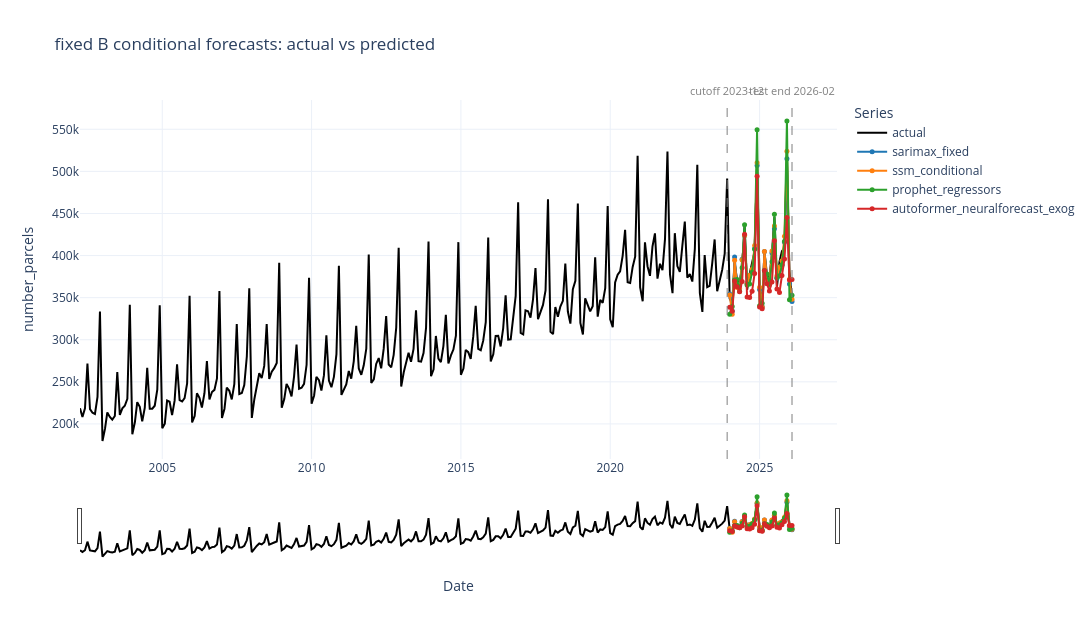

Notebook code cell kept with this figure:
### Markdown cell above
## 5. fixed B Conditional

Included series: actual, SARIMAX, SSM, Prophet regressors, and Autoformer NeuralForecast exog.

No prediction CSV exists for `sarimax_grid_best`, so this figure uses fixed-order `sarimax_fixed` from `fixed_b_sarimax.csv` as the available substitute.

These are conditional forecasts because test-period exogenous dummies are treated as known. They should be interpreted separately from the unconditional forecasts.

### Code cell
fixed_b_conditional_frames = [
    model_frame("fixed_b_sarimax", "sarimax", "sarimax_fixed"),
    model_frame("fixed_b_ssm", "ssm", "ssm_conditional"),
    model_frame("fixed_b_prophet_regressors", "prophet_regressors", "prophet_regressors"),
    model_frame("fixed_b_autoformer_neuralforecast_exog", "autoformer_neuralforecast_exog", "autoformer_neuralforecast_exog"),
]

fig_fixed_b_conditional = make_plot(
    "fixed B conditional forecasts: actual vs predicted",
    fixed_b_conditional_frames,
    HTML_DIR / "fixed_b_conditional_forecasts.html",
)
fig_fixed_b_conditional.show()

### Figure 1 — Plotly figure (JSON) as saved in the notebook; plotly's stock layout.template omitted (floating-point values rounded to 4 significant figures; data arrays with more than 128 entries replaced by an {"elided": "..."} marker saying what was removed)
{"data": [{"hovertemplate": "date=%{x|%Y-%m}<br>actual=%{y:,.0f}<br>model=actual<extra></extra>", "line": {"color": "black", "width": 2}, "mode": "lines", "name": "actual", "type": "scatter", "x": {"elided": "287 str values"}, "y": {"elided": "287 int values"}}, {"customdata": [["sarimax_fixed", 348700.0, 1], ["sarimax_fixed", 344200.0, 2], ["sarimax_fixed", 392100.0, 3], ["sarimax_fixed", 369900.0, 4], ["sarimax_fixed", 369000.0, 5], ["sarimax_fixed", 385200.0, 6], ["sarimax_fixed", 435900.0, 7], ["sarimax_fixed", 359200.0, 8], ["sarimax_fixed", 378200.0, 9], ["sarimax_fixed", 391900.0, 10], ["sarimax_fixed", 405100.0, 11], ["sarimax_fixed", 510900.0, 12], ["sarimax_fixed", 364000.0, 13], ["sarimax_fixed", 339700.0, 14], ["sarimax_fixed", 405100.0, 15], ["sarimax_fixed", 376900.0, 16], ["sarimax_fixed", 373500.0, 17], ["sarimax_fixed", 402800.0, 18], ["sarimax_fixed", 445800.0, 19], ["sarimax_fixed", 362600.0, 20], ["sarimax_fixed", 392700.0, 21], ["sarimax_fixed", 405200.0, 22], ["sarimax_fixed", 409300.0, 23], ["sarimax_fixed", 510400.0, 24], ["sarimax_fixed", 381000.0, 25], ["sarimax_fixed", 349800.0, 26]], "hovertemplate": "date=%{x|%Y-%m}<br>predicted=%{y:,.0f}<br>actual=%{customdata[1]:,.0f}<br>horizon=%{customdata[2]}<br>model=%{customdata[0]}<extra></extra>", "line": {"color": "#1f77b4", "width": 2}, "marker": {"size": 5}, "mode": "lines+markers", "name": "sarimax_fixed", "type": "scatter", "x": ["2024-01-01T00:00:00.000000000", "2024-02-01T00:00:00.000000000", "2024-03-01T00:00:00.000000000", "2024-04-01T00:00:00.000000000", "2024-05-01T00:00:00.000000000", "2024-06-01T00:00:00.000000000", "2024-07-01T00:00:00.000000000", "2024-08-01T00:00:00.000000000", "2024-09-01T00:00:00.000000000", "2024-10-01T00:00:00.000000000", "2024-11-01T00:00:00.000000000", "2024-12-01T00:00:00.000000000", "2025-01-01T00:00:00.000000000", "2025-02-01T00:00:00.000000000", "2025-03-01T00:00:00.000000000", "2025-04-01T00:00:00.000000000", "2025-05-01T00:00:00.000000000", "2025-06-01T00:00:00.000000000", "2025-07-01T00:00:00.000000000", "2025-08-01T00:00:00.000000000", "2025-09-01T00:00:00.000000000", "2025-10-01T00:00:00.000000000", "2025-11-01T00:00:00.000000000", "2025-12-01T00:00:00.000000000", "2026-01-01T00:00:00.000000000", "2026-02-01T00:00:00.000000000"], "y": [354200.0, 334000.0, 398200.0, 366100.0, 362900.0, 395500.0, 423900.0, 367100.0, 376400.0, 380100.0, 408400.0, 507100.0, 359700.0, 339300.0, 405000.0, 371400.0, 368900.0, 403000.0, 432000.0, 373200.0, 383200.0, 388500.0, 415900.0, 515100.0, 366300.0, 345600.0]}, {"customdata": [["ssm_conditional", 348700.0, 1], ["ssm_conditional", 344200.0, 2], ["ssm_conditional", 392100.0, 3], ["ssm_conditional", 369900.0, 4], ["ssm_conditional", 369000.0, 5], ["ssm_conditional", 385200.0, 6], ["ssm_conditional", 435900.0, 7], ["ssm_conditional", 359200.0, 8], ["ssm_conditional", 378200.0, 9], ["ssm_conditional", 391900.0, 10], ["ssm_conditional", 405100.0, 11], ["ssm_conditional", 510900.0, 12], ["ssm_conditional", 364000.0, 13], ["ssm_conditional", 339700.0, 14], ["ssm_conditional", 405100.0, 15], ["ssm_conditional", 376900.0, 16], ["ssm_conditional", 373500.0, 17], ["ssm_conditional", 402800.0, 18], ["ssm_conditional", 445800.0, 19], ["ssm_conditional", 362600.0, 20], ["ssm_conditional", 392700.0, 21], ["ssm_conditional", 405200.0, 22], ["ssm_conditional", 409300.0, 23], ["ssm_conditional", 510400.0, 24], ["ssm_conditional", 381000.0, 25], ["ssm_conditional", 349800.0, 26]], "hovertemplate": "date=%{x|%Y-%m}<br>predicted=%{y:,.0f}<br>actual=%{customdata[1]:,.0f}<br>horizon=%{customdata[2]}<br>model=%{customdata[0]}<extra></extra>", "line": {"color": "#ff7f0e", "width": 2}, "marker": {"size": 5}, "mode": "lines+markers", "name": "ssm_conditional", "type": "scatter", "x": ["2024-01-01T00:00:00.000000000", "2024-02-01T00:00:00.000000000", "2024-03-01T00:00:00.000000000", "2024-04-01T00:00:00.000000000", "2024-05-01T00:00:00.000000000", "2024-06-01T00:00:00.000000000", "2024-07-01T00:00:00.000000000", "2024-08-01T00:00:00.000000000", "2024-09-01T00:00:00.000000000", "2024-10-01T00:00:00.000000000", "2024-11-01T00:00:00.000000000", "2024-12-01T00:00:00.000000000", "2025-01-01T00:00:00.000000000", "2025-02-01T00:00:00.000000000", "2025-03-01T00:00:00.000000000", "2025-04-01T00:00:00.000000000", "2025-05-01T00:00:00.000000000", "2025-06-01T00:00:00.000000000", "2025-07-01T00:00:00.000000000", "2025-08-01T00:00:00.000000000", "2025-09-01T00:00:00.000000000", "2025-10-01T00:00:00.000000000", "2025-11-01T00:00:00.000000000", "2025-12-01T00:00:00.000000000", "2026-01-01T00:00:00.000000000", "2026-02-01T00:00:00.000000000"], "y": [353000.0, 330300.0, 394500.0, 362000.0, 361000.0, 394900.0, 423800.0, 366200.0, 376500.0, 383700.0, 411900.0, 510400.0, 362400.0, 339000.0, 405000.0, 371600.0, 370500.0, 405300.0, 435000.0, 375900.0, 386500.0, 393800.0, 422800.0, 523900.0, 371900.0, 348000.0]}, {"customdata": [["prophet_regressors", 348700.0, 1], ["prophet_regressors", 344200.0, 2], ["prophet_regressors", 392100.0, 3], ["prophet_regressors", 369900.0, 4], ["prophet_regressors", 369000.0, 5], ["prophet_regressors", 385200.0, 6], ["prophet_regressors", 435900.0, 7], ["prophet_regressors", 359200.0, 8], ["prophet_regressors", 378200.0, 9], ["prophet_regressors", 391900.0, 10], ["prophet_regressors", 405100.0, 11], ["prophet_regressors", 510900.0, 12], ["prophet_regressors", 364000.0, 13], ["prophet_regressors", 339700.0, 14], ["prophet_regressors", 405100.0, 15], ["prophet_regressors", 376900.0, 16], ["prophet_regressors", 373500.0, 17], ["prophet_regressors", 402800.0, 18], ["prophet_regressors", 445800.0, 19], ["prophet_regressors", 362600.0, 20], ["prophet_regressors", 392700.0, 21], ["prophet_regressors", 405200.0, 22], ["prophet_regressors", 409300.0, 23], ["prophet_regressors", 510400.0, 24], ["prophet_regressors", 381000.0, 25], ["prophet_regressors", 349800.0, 26]], "hovertemplate": "date=%{x|%Y-%m}<br>predicted=%{y:,.0f}<br>actual=%{customdata[1]:,.0f}<br>horizon=%{customdata[2]}<br>model=%{customdata[0]}<extra></extra>", "line": {"color": "#2ca02c", "width": 2}, "marker": {"size": 5}, "mode": "lines+markers", "name": "prophet_regressors", "type": "scatter", "x": ["2024-01-01T00:00:00.000000000", "2024-02-01T00:00:00.000000000", "2024-03-01T00:00:00.000000000", "2024-04-01T00:00:00.000000000", "2024-05-01T00:00:00.000000000", "2024-06-01T00:00:00.000000000", "2024-07-01T00:00:00.000000000", "2024-08-01T00:00:00.000000000", "2024-09-01T00:00:00.000000000", "2024-10-01T00:00:00.000000000", "2024-11-01T00:00:00.000000000", "2024-12-01T00:00:00.000000000", "2025-01-01T00:00:00.000000000", "2025-02-01T00:00:00.000000000", "2025-03-01T00:00:00.000000000", "2025-04-01T00:00:00.000000000", "2025-05-01T00:00:00.000000000", "2025-06-01T00:00:00.000000000", "2025-07-01T00:00:00.000000000", "2025-08-01T00:00:00.000000000", "2025-09-01T00:00:00.000000000", "2025-10-01T00:00:00.000000000", "2025-11-01T00:00:00.000000000", "2025-12-01T00:00:00.000000000", "2026-01-01T00:00:00.000000000", "2026-02-01T00:00:00.000000000"], "y": [330200.0, 339400.0, 370900.0, 371500.0, 357600.0, 385500.0, 436800.0, 365100.0, 366200.0, 380300.0, 407400.0, 549400.0, 340300.0, 343500.0, 382300.0, 378200.0, 365700.0, 392600.0, 449000.0, 373800.0, 376100.0, 389000.0, 417100.0, 559800.0, 347500.0, 352900.0]}, {"customdata": [["autoformer_neuralforecast_exog", 348700.0, 1], ["autoformer_neuralforecast_exog", 344200.0, 2], ["autoformer_neuralforecast_exog", 392100.0, 3], ["autoformer_neuralforecast_exog", 369900.0, 4], ["autoformer_neuralforecast_exog", 369000.0, 5], ["autoformer_neuralforecast_exog", 385200.0, 6], ["autoformer_neuralforecast_exog", 435900.0, 7], ["autoformer_neuralforecast_exog", 359200.0, 8], ["autoformer_neuralforecast_exog", 378200.0, 9], ["autoformer_neuralforecast_exog", 391900.0, 10], ["autoformer_neuralforecast_exog", 405100.0, 11], ["autoformer_neuralforecast_exog", 510900.0, 12], ["autoformer_neuralforecast_exog", 364000.0, 13], ["autoformer_neuralforecast_exog", 339700.0, 14], ["autoformer_neuralforecast_exog", 405100.0, 15], ["autoformer_neuralforecast_exog", 376900.0, 16], ["autoformer_neuralforecast_exog", 373500.0, 17], ["autoformer_neuralforecast_exog", 402800.0, 18], ["autoformer_neuralforecast_exog", 445800.0, 19], ["autoformer_neuralforecast_exog", 362600.0, 20], ["autoformer_neuralforecast_exog", 392700.0, 21], ["autoformer_neuralforecast_exog", 405200.0, 22], ["autoformer_neuralforecast_exog", 409300.0, 23], ["autoformer_neuralforecast_exog", 510400.0, 24], ["autoformer_neuralforecast_exog", 381000.0, 25], ["autoformer_neuralforecast_exog", 349800.0, 26]], "hovertemplate": "date=%{x|%Y-%m}<br>predicted=%{y:,.0f}<br>actual=%{customdata[1]:,.0f}<br>horizon=%{customdata[2]}<br>model=%{customdata[0]}<extra></extra>", "line": {"color": "#d62728", "width": 2}, "marker": {"size": 5}, "mode": "lines+markers", "name": "autoformer_neuralforecast_exog", "type": "scatter", "x": ["2024-01-01T00:00:00.000000000", "2024-02-01T00:00:00.000000000", "2024-03-01T00:00:00.000000000", "2024-04-01T00:00:00.000000000", "2024-05-01T00:00:00.000000000", "2024-06-01T00:00:00.000000000", "2024-07-01T00:00:00.000000000", "2024-08-01T00:00:00.000000000", "2024-09-01T00:00:00.000000000", "2024-10-01T00:00:00.000000000", "2024-11-01T00:00:00.000000000", "2024-12-01T00:00:00.000000000", "2025-01-01T00:00:00.000000000", "2025-02-01T00:00:00.000000000", "2025-03-01T00:00:00.000000000", "2025-04-01T00:00:00.000000000", "2025-05-01T00:00:00.000000000", "2025-06-01T00:00:00.000000000", "2025-07-01T00:00:00.000000000", "2025-08-01T00:00:00.000000000", "2025-09-01T00:00:00.000000000", "2025-10-01T00:00:00.000000000", "2025-11-01T00:00:00.000000000", "2025-12-01T00:00:00.000000000", "2026-01-01T00:00:00.000000000", "2026-02-01T00:00:00.000000000"], "y": [338500.0, 333800.0, 369700.0, 363000.0, 357100.0, 369100.0, 425300.0, 350800.0, 350100.0, 357600.0, 378800.0, 494100.0, 338900.0, 336700.0, 382300.0, 366600.0, 357900.0, 368700.0, 417700.0, 360200.0, 356200.0, 376300.0, 395800.0, 445100.0, 371000.0, 371600.0]}], "layout": {"annotations": [{"font": {"color": "gray", "size": 11}, "showarrow": false, "text": "cutoff 2023-12", "x": "2023-12-01", "xref": "x", "y": 1, "yanchor": "bottom", "yref": "paper"}, {"font": {"color": "#7f7f7f", "size": 11}, "showarrow": false, "text": "test end 2026-02", "x": "2026-02-01", "xref": "x", "y": 1, "yanchor": "bottom", "yref": "paper"}], "height": 640, "hovermode": "x unified", "legend": {"title": {"text": "Series"}}, "shapes": [{"line": {"color": "gray", "dash": "dash", "width": 1}, "type": "line", "x0": "2023-12-01", "x1": "2023-12-01", "xref": "x", "y0": 0, "y1": 1, "yref": "paper"}, {"line": {"color": "#7f7f7f", "dash": "dash", "width": 1}, "type": "line", "x0": "2026-02-01", "x1": "2026-02-01", "xref": "x", "y0": 0, "y1": 1, "yref": "paper"}], "title": {"text": "fixed B conditional forecasts: actual vs predicted"}, "width": 1150, "xaxis": {"rangeslider": {"visible": true}, "title": {"text": "Date"}}, "yaxis": {"title": {"text": "number_parcels"}}}}
